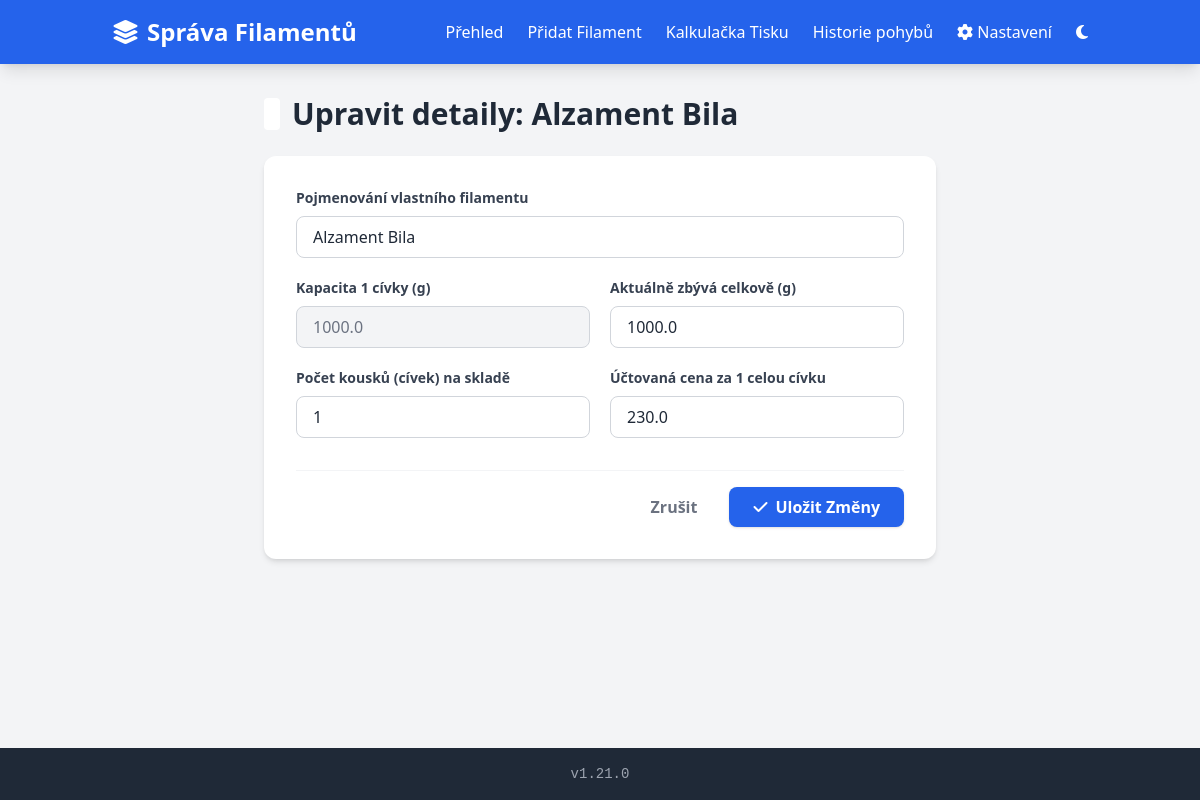
Screenshot of /edit/5 with the database file from the repository.
### models.py (models this page shows)
class AppSetting(db.Model):
    id = db.Column(db.Integer, primary_key=True)
    lang = db.Column(db.String(10), default='cs')
    kwh_price = db.Column(db.Float, default=5.0)
    printer_power = db.Column(db.Integer, default=150)
    currency = db.Column(db.String(10), default='CZK')
    debug_logging = db.Column(db.Boolean, default=False)
    theme = db.Column(db.String(10), default='light')
    view_mode = db.Column(db.String(10), default='card')

class Color(db.Model):
    id = db.Column(db.Integer, primary_key=True)
    name = db.Column(db.String(100), unique=True, nullable=False)
    hex_value = db.Column(db.String(20), nullable=True)

class Filament(db.Model):
    id = db.Column(db.Integer, primary_key=True)
    name = db.Column(db.String(200), nullable=False)
    brand_id = db.Column(db.Integer, db.ForeignKey('brand.id'), nullable=False)
    color_id = db.Column(db.Integer, db.ForeignKey('color.id'), nullable=False)
    material_id = db.Column(db.Integer, db.ForeignKey('material.id'), nullable=False)
    weight_total = db.Column(db.Float, nullable=False)
    weight_remaining = db.Column(db.Float, nullable=False)
    price = db.Column(db.Float, nullable=False)
    quantity = db.Column(db.Integer, nullable=False, default=1)
    brand = db.relationship('Brand', backref=db.backref('filaments', lazy=True))
    color = db.relationship('Color', backref=db.backref('filaments', lazy=True))
    material = db.relationship('Material', backref=db.backref('filaments', lazy=True))

### routes/inventory.py (the view, shortened to what this page needs)
    @app.route('/edit/<int:id>', methods=['GET', 'POST'])
    def edit(id):
        filament = db.get_or_404(Filament, id)
        return render_template('edit.html', filament=filament)

### utils.py (called while the page is built)
def get_settings():
    return AppSetting.query.first()

### templates/edit.html
{% extends "base.html" %}
{% block content %}
<div class="max-w-2xl mx-auto">
    <div class="flex items-center gap-3 mb-6">
        <div class="w-4 h-8 rounded" style="background-color: {{ filament.color.hex_value }};"></div>
        <h1 class="text-3xl font-bold text-gray-800">{{ t('edit_title') }}: {{ filament.name }}</h1>
    </div>
    <form method="POST" class="bg-white rounded-xl shadow-md p-6 lg:p-8">
        <div class="mb-5">
            <label class="block text-gray-700 text-sm font-semibold mb-2">{{ t('custom_name') }}</label>
            <input type="text" name="name" value="{{ filament.name }}" class="w-full border border-gray-300 rounded-lg px-4 py-2 focus:outline-none focus:ring-2 focus:ring-blue-500" required>
        </div>
        <div class="grid grid-cols-1 md:grid-cols-2 gap-5 mb-5">
            <div>
                <label class="block text-gray-700 text-sm font-semibold mb-2">{{ t('weight_total') }}</label>
                <input type="number" value="{{ filament.weight_total }}" class="w-full border border-gray-300 rounded-lg px-4 py-2 bg-gray-100 text-gray-500 cursor-not-allowed" readonly>
            </div>
            <div>
                <label class="block text-gray-700 text-sm font-semibold mb-2">{{ t('weight_remaining_add') }}</label>
                <input type="number" name="weight_remaining" value="{{ filament.weight_remaining }}" min="0" step="0.1" class="w-full border border-gray-300 rounded-lg px-4 py-2 focus:outline-none focus:ring-2 focus:ring-blue-500" required>
            </div>
        </div>
        <div class="grid grid-cols-1 md:grid-cols-2 gap-5 mb-8">
            <div>
                <label class="block text-gray-700 text-sm font-semibold mb-2">{{ t('quantity') }}</label>
                <input type="number" name="quantity" value="{{ filament.quantity }}" min="1" class="w-full border border-gray-300 rounded-lg px-4 py-2 focus:outline-none focus:ring-2 focus:ring-blue-500" required>
            </div>
            <div>
                <label class="block text-gray-700 text-sm font-semibold mb-2">{{ t('price') }}</label>
                <input type="number" name="price" value="{{ filament.price }}" step="0.1" min="0" class="w-full border border-gray-300 rounded-lg px-4 py-2 focus:outline-none focus:ring-2 focus:ring-blue-500" required>
            </div>
        </div>
        <div class="flex justify-end pt-4 border-t border-gray-100">
            <a href="{{ url_for('index') }}" class="text-gray-500 font-semibold py-2 px-6 rounded-lg mr-2 hover:bg-gray-100 transition-colors">{{ t('cancel') }}</a>
            <button type="submit" class="bg-blue-600 hover:bg-blue-700 text-white font-bold py-2 px-6 rounded-lg shadow transition-colors flex items-center gap-2">
                <i class="fa-solid fa-check"></i> {{ t('save_changes') }}
            </button>
        </div>
    </form>
</div>
{% endblock %}

### rows the page displays
Filament: name "Alzament Bila", weight_total "1000.0", weight_remaining "1000.0", quantity "1", price "230.0"

### other values shown
{{ t('title') }} "Správa Filamentů"
{{ t('overview') }} "Přehled"
{{ t('add_filament') }} "Přidat Filament"
{{ t('calculator') }} "Kalkulačka Tisku"
{{ t('movement_history') }} "Historie pohybů"
{{ t('settings') }} "Nastavení"
{{ t('edit_title') }} "Upravit detaily"
{{ t('custom_name') }} "Pojmenování vlastního filamentu"
{{ t('weight_total') }} "Kapacita 1 cívky (g)"
{{ t('weight_remaining_add') }} "Aktuálně zbývá celkově (g)"
{{ t('quantity') }} "Počet kousků (cívek) na skladě"
{{ t('price') }} "Účtovaná cena za 1 celou cívku"
{{ t('cancel') }} "Zrušit"
{{ t('save_changes') }} "Uložit Změny"
{{ app_version }} "1.21.0"
